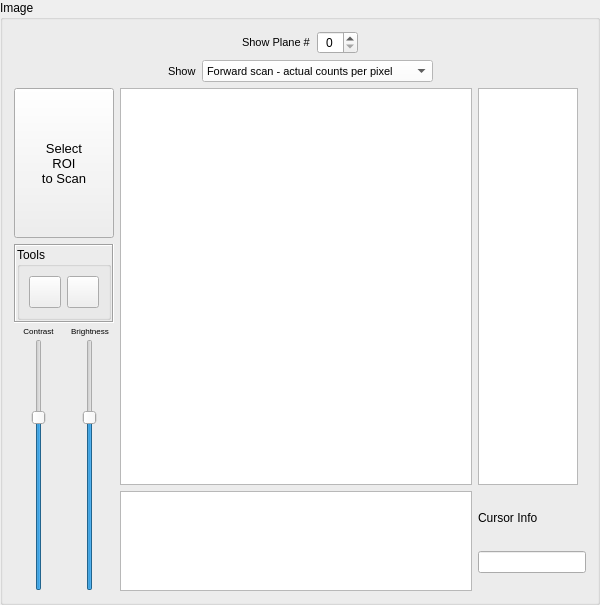
               <widget class="QGroupBox" name="groupBox_3">
                <property name="sizePolicy">
                 <sizepolicy hsizetype="Expanding" vsizetype="Expanding">
                  <horstretch>0</horstretch>
                  <verstretch>0</verstretch>
                 </sizepolicy>
                </property>
                <property name="minimumSize">
                 <size>
                  <width>600</width>
                  <height>605</height>
                 </size>
                </property>
                <property name="maximumSize">
                 <size>
                  <width>9999</width>
                  <height>9999</height>
                 </size>
                </property>
                <property name="title">
                 <string>Image</string>
                </property>
                <layout class="QVBoxLayout" name="verticalLayout_67">
                 <item>
                  <layout class="QVBoxLayout" name="verticalLayout_32">
                   <item>
                    <layout class="QHBoxLayout" name="horizontalLayout_6">
                     <item>
                      <spacer name="horizontalSpacer_2">
                       <property name="orientation">
                        <enum>Qt::Horizontal</enum>
                       </property>
                       <property name="sizeHint" stdset="0">
                        <size>
                         <width>40</width>
                         <height>20</height>
                        </size>
                       </property>
                      </spacer>
                     </item>
                     <item>
                      <widget class="QLabel" name="label_36">
                       <property name="font">
                        <font>
                         <pointsize>8</pointsize>
                        </font>
                       </property>
                       <property name="text">
                        <string>Show Plane #</string>
                       </property>
                      </widget>
                     </item>
                     <item>
                      <widget class="QSpinBox" name="planeShowCombox">
                       <property name="maximumSize">
                        <size>
                         <width>50</width>
                         <height>16777215</height>
                        </size>
                       </property>
                       <property name="alignment">
                        <set>Qt::AlignCenter</set>
                       </property>
                      </widget>
                     </item>
                     <item>
                      <spacer name="horizontalSpacer">
                       <property name="orientation">
                        <enum>Qt::Horizontal</enum>
                       </property>
                       <property name="sizeHint" stdset="0">
                        <size>
                         <width>40</width>
                         <height>20</height>
                        </size>
                       </property>
                      </spacer>
                     </item>
                    </layout>
                   </item>
                   <item>
                    <layout class="QHBoxLayout" name="horizontalLayout_21" stretch="1,0,0,1">
                     <item>
                      <spacer name="horizontalSpacer_14">
                       <property name="orientation">
                        <enum>Qt::Horizontal</enum>
                       </property>
                       <property name="sizeHint" stdset="0">
                        <size>
                         <width>40</width>
                         <height>20</height>
                        </size>
                       </property>
                      </spacer>
                     </item>
                     <item>
                      <widget class="QLabel" name="label_25">
                       <property name="font">
                        <font>
                         <pointsize>8</pointsize>
                        </font>
                       </property>
                       <property name="text">
                        <string>Show</string>
                       </property>
                      </widget>
                     </item>
                     <item>
                      <widget class="QComboBox" name="imgShowCombox">
                       <property name="font">
                        <font>
                         <pointsize>8</pointsize>
                        </font>
                       </property>
                       <property name="styleSheet">
                        <string notr="true">background-color: rgb(255, 255, 255);</string>
                       </property>
                       <item>
                        <property name="text">
                         <string>Forward scan - actual counts per pixel</string>
                        </property>
                       </item>
                       <item>
                        <property name="text">
                         <string>Forward scan - points per pixel</string>
                        </property>
                       </item>
                       <item>
                        <property name="text">
                         <string>Forward scan - normalized</string>
                        </property>
                       </item>
                       <item>
                        <property name="text">
                         <string>Backwards scan - actual counts per pixel</string>
                        </property>
                       </item>
                       <item>
                        <property name="text">
                         <string>Backwards scan - points per pixel</string>
                        </property>
                       </item>
                       <item>
                        <property name="text">
                         <string>Backwards scan - normalized</string>
                        </property>
                       </item>
                       <item>
                        <property name="text">
                         <string>Both scans - interlaced</string>
                        </property>
                       </item>
                       <item>
                        <property name="text">
                         <string>Both scans - averaged</string>
                        </property>
                       </item>
                      </widget>
                     </item>
                     <item>
                      <spacer name="horizontalSpacer_15">
                       <property name="orientation">
                        <enum>Qt::Horizontal</enum>
                       </property>
                       <property name="sizeHint" stdset="0">
                        <size>
                         <width>40</width>
                         <height>20</height>
                        </size>
                       </property>
                      </spacer>
                     </item>
                    </layout>
                   </item>
                  </layout>
                 </item>
                 <item>
                  <layout class="QGridLayout" name="gridLayout_17" rowstretch="1,0" columnstretch="0,1">
                   <item row="0" column="0">
                    <widget class="QPushButton" name="selectROI">
                     <property name="sizePolicy">
                      <sizepolicy hsizetype="Minimum" vsizetype="Expanding">
                       <horstretch>0</horstretch>
                       <verstretch>0</verstretch>
                      </sizepolicy>
                     </property>
                     <property name="minimumSize">
                      <size>
                       <width>0</width>
                       <height>0</height>
                      </size>
                     </property>
                     <property name="maximumSize">
                      <size>
                       <width>16777215</width>
                       <height>150</height>
                      </size>
                     </property>
                     <property name="font">
                      <font>
                       <pointsize>10</pointsize>
                      </font>
                     </property>
                     <property name="text">
                      <string>Select 
ROI 
to Scan</string>
                     </property>
                    </widget>
                   </item>
                   <item row="0" column="1" rowspan="2">
                    <layout class="QGridLayout" name="gridLayout_14" rowstretch="1,0" columnstretch="1,0">
                     <item row="0" column="1">
                      <widget class="QGraphicsView" name="graphicsView_2">
                       <property name="maximumSize">
                        <size>
                         <width>100</width>
                         <height>16777215</height>
                        </size>
                       </property>
                      </widget>
                     </item>
                     <item row="0" column="0">
                      <widget class="QGraphicsView" name="scanImgGraphicsView">
                       <property name="sizePolicy">
                        <sizepolicy hsizetype="Expanding" vsizetype="Expanding">
                         <horstretch>0</horstretch>
                         <verstretch>0</verstretch>
                        </sizepolicy>
                       </property>
                       <property name="minimumSize">
                        <size>
                         <width>300</width>
                         <height>300</height>
                        </size>
                       </property>
                       <property name="maximumSize">
                        <size>
                         <width>9999</width>
                         <height>9999</height>
                        </size>
                       </property>
                       <property name="baseSize">
                        <size>
                         <width>0</width>
                         <height>0</height>
                        </size>
                       </property>
                       <property name="layoutDirection">
                        <enum>Qt::LeftToRight</enum>
                       </property>
                       <property name="frameShadow">
                        <enum>QFrame::Plain</enum>
                       </property>
                       <property name="sizeAdjustPolicy">
                        <enum>QAbstractScrollArea::AdjustIgnored</enum>
                       </property>
                      </widget>
                     </item>
                     <item row="1" column="0">
                      <widget class="QGraphicsView" name="graphicsView">
                       <property name="minimumSize">
                        <size>
                         <width>0</width>
                         <height>100</height>
                        </size>
                       </property>
                       <property name="maximumSize">
                        <size>
                         <width>16777215</width>
                         <height>100</height>
                        </size>
                       </property>
                      </widget>
                     </item>
                     <item row="1" column="1">
                      <layout class="QVBoxLayout" name="verticalLayout_68">
                       <item>
                        <widget class="QLabel" name="label_66">
                         <property name="maximumSize">
                          <size>
                           <width>999</width>
                           <height>20</height>
                          </size>
                         </property>
                         <property name="text">
                          <string>Cursor Info</string>
                         </property>
                        </widget>
                       </item>
                       <item>
                        <widget class="QLineEdit" name="lineEdit_16">
                         <property name="enabled">
                          <bool>true</bool>
                         </property>
                         <property name="text">
                          <string/>
                         </property>
                        </widget>
                       </item>
                      </layout>
                     </item>
                    </layout>
                   </item>
                   <item row="1" column="0">
                    <layout class="QVBoxLayout" name="verticalLayout_24" stretch="0,1">
                     <property name="spacing">
                      <number>3</number>
                     </property>
                     <item>
                      <widget class="QFrame" name="imgTools">
                       <property name="frameShape">
                        <enum>QFrame::Box</enum>
                       </property>
                       <property name="frameShadow">
                        <enum>QFrame::Sunken</enum>
                       </property>
                       <layout class="QGridLayout" name="gridLayout_13">
                        <property name="leftMargin">
                         <number>1</number>
                        </property>
                        <property name="topMargin">
                         <number>1</number>
                        </property>
                        <property name="rightMargin">
                         <number>1</number>
                        </property>
                        <property name="bottomMargin">
                         <number>1</number>
                        </property>
                        <property name="spacing">
                         <number>1</number>
                        </property>
                        <item row="0" column="0">
                         <layout class="QVBoxLayout" name="verticalLayout_21" stretch="0">
                          <property name="spacing">
                           <number>1</number>
                          </property>
                          <item>
                           <layout class="QGridLayout" name="gridLayout_11">
                            <item row="0" column="0">
                             <widget class="QGroupBox" name="imgScanToolsGroup">
                              <property name="title">
                               <string>Tools</string>
                              </property>
                              <layout class="QGridLayout" name="gridLayout_31">
                               <item row="0" column="3">
                                <widget class="QToolButton" name="magToolButton">
                                 <property name="minimumSize">
                                  <size>
                                   <width>32</width>
                                   <height>32</height>
                                  </size>
                                 </property>
                                 <property name="maximumSize">
                                  <size>
                                   <width>32</width>
                                   <height>32</height>
                                  </size>
                                 </property>
                                 <property name="toolTip">
                                  <string>magnify</string>
                                 </property>
                                 <property name="styleSheet">
                                  <string notr="true">background-image: url(:/icons/actions/system-search.png);
background-position: center;
background-repeat: no-repeat;</string>
                                 </property>
                                 <property name="text">
                                  <string/>
                                 </property>
                                 <property name="checkable">
                                  <bool>true</bool>
                                 </property>
                                 <property name="autoExclusive">
                                  <bool>true</bool>
                                 </property>
                                </widget>
                               </item>
                               <item row="0" column="2">
                                <widget class="QToolButton" name="ROItoolButton">
                                 <property name="minimumSize">
                                  <size>
                                   <width>32</width>
                                   <height>32</height>
                                  </size>
                                 </property>
                                 <property name="maximumSize">
                                  <size>
                                   <width>32</width>
                                   <height>32</height>
                                  </size>
                                 </property>
                                 <property name="font">
                                  <font>
                                   <pointsize>18</pointsize>
                                  </font>
                                 </property>
                                 <property name="toolTip">
                                  <string>crosshair</string>
                                 </property>
                                 <property name="layoutDirection">
                                  <enum>Qt::LeftToRight</enum>
                                 </property>
                                 <property name="text">
                                  <string/>
                                 </property>
                                 <property name="icon">
                                  <iconset>
                                   <normaloff>:/icons/myIcons/crosshair.png</normaloff>:/icons/myIcons/crosshair.png</iconset>
                                 </property>
                                 <property name="iconSize">
                                  <size>
                                   <width>25</width>
                                   <height>25</height>
                                  </size>
                                 </property>
                                 <property name="checkable">
                                  <bool>true</bool>
                                 </property>
                                 <property name="autoExclusive">
                                  <bool>true</bool>
                                 </property>
                                 <property name="toolButtonStyle">
                                  <enum>Qt::ToolButtonIconOnly</enum>
                                 </property>
                                </widget>
                               </item>
                              </layout>
                             </widget>
                            </item>
                           </layout>
                          </item>
                         </layout>
                        </item>
                       </layout>
                      </widget>
                     </item>
                     <item>
                      <layout class="QHBoxLayout" name="horizontalLayout_19" stretch="0,0">
                       <property name="spacing">
                        <number>3</number>
                       </property>
                       <item>
                        <layout class="QVBoxLayout" name="verticalLayout_23" stretch="0,1">
                         <item>
                          <widget class="QLabel" name="label_34">
                           <property name="sizePolicy">
                            <sizepolicy hsizetype="Expanding" vsizetype="Expanding">
                             <horstretch>0</horstretch>
                             <verstretch>0</verstretch>
                            </sizepolicy>
                           </property>
                           <property name="maximumSize">
                            <size>
                             <width>16777215</width>
                             <height>20</height>
                            </size>
                           </property>
                           <property name="font">
                            <font>
                             <pointsize>6</pointsize>
                            </font>
                           </property>
                           <property name="text">
                            <string>Contrast</string>
                           </property>
                           <property name="alignment">
                            <set>Qt::AlignCenter</set>
                           </property>
                          </widget>
                         </item>
                         <item alignment="Qt::AlignHCenter">
                          <widget class="QSlider" name="imgScanContrastSlider">
                           <property name="sizePolicy">
                            <sizepolicy hsizetype="Expanding" vsizetype="Expanding">
                             <horstretch>0</horstretch>
                             <verstretch>0</verstretch>
                            </sizepolicy>
                           </property>
                           <property name="maximum">
                            <number>1000</number>
                           </property>
                           <property name="singleStep">
                            <number>1</number>
                           </property>
                           <property name="pageStep">
                            <number>10</number>
                           </property>
                           <property name="value">
                            <number>700</number>
                           </property>
                           <property name="orientation">
                            <enum>Qt::Vertical</enum>
                           </property>
                          </widget>
                         </item>
                        </layout>
                       </item>
                       <item>
                        <layout class="QVBoxLayout" name="verticalLayout_22" stretch="0,1">
                         <item>
                          <widget class="QLabel" name="label_35">
                           <property name="sizePolicy">
                            <sizepolicy hsizetype="Expanding" vsizetype="Expanding">
                             <horstretch>0</horstretch>
                             <verstretch>0</verstretch>
                            </sizepolicy>
                           </property>
                           <property name="maximumSize">
                            <size>
                             <width>16777215</width>
                             <height>20</height>
                            </size>
                           </property>
                           <property name="font">
                            <font>
                             <pointsize>6</pointsize>
                            </font>
                           </property>
                           <property name="text">
                            <string>Brightness</string>
                           </property>
                           <property name="alignment">
                            <set>Qt::AlignCenter</set>
                           </property>
                          </widget>
                         </item>
                         <item alignment="Qt::AlignHCenter">
                          <widget class="QSlider" name="imgScanBrightnessSlider">
                           <property name="sizePolicy">
                            <sizepolicy hsizetype="Expanding" vsizetype="Expanding">
                             <horstretch>0</horstretch>
                             <verstretch>0</verstretch>
                            </sizepolicy>
                           </property>
                           <property name="styleSheet">
                            <string notr="true"/>
                           </property>
                           <property name="maximum">
                            <number>1000</number>
                           </property>
                           <property name="value">
                            <number>700</number>
                           </property>
                           <property name="orientation">
                            <enum>Qt::Vertical</enum>
                           </property>
                          </widget>
                         </item>
                        </layout>
                       </item>
                      </layout>
                     </item>
                    </layout>
                   </item>
                  </layout>
                 </item>
                </layout>
               </widget>
